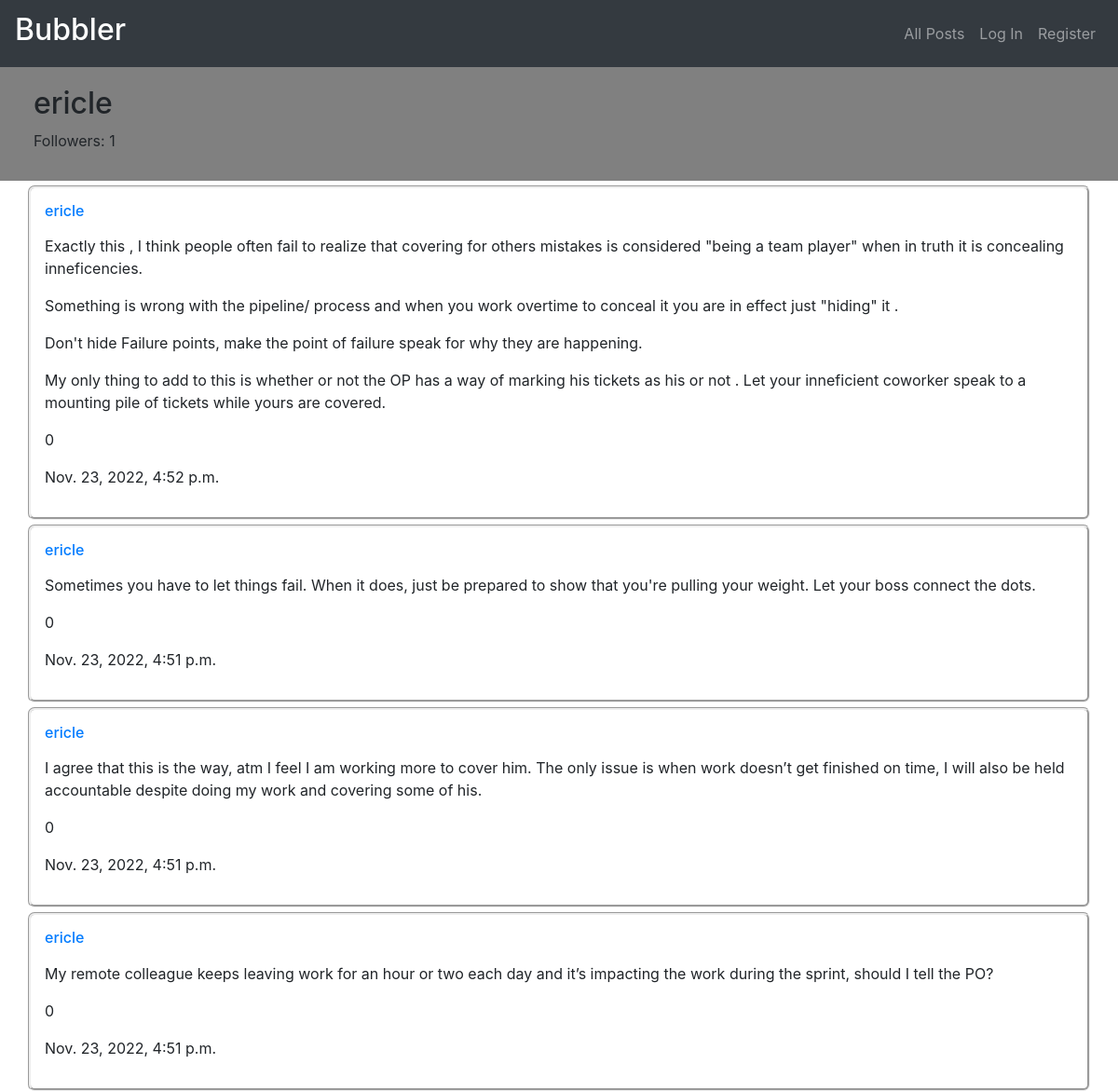
The app's page /profile/1 with its own data.
### network/models.py (models this page shows, shortened)
class User(AbstractUser):
    time = models.DateTimeField(auto_now_add=True)

class Post(models.Model):
    poster = models.ForeignKey(User, on_delete=models.CASCADE, related_name='post')
    content = models.CharField(max_length=1300)
    likes = models.IntegerField()
    time = models.DateTimeField(auto_now_add=True)

### network/views.py (the view)
# urls.py: path("profile/<str:id>", views.profile, name="profile"),
def profile(request, id):
    profile = User.objects.get(pk=id)
    posts = profile.post.order_by("-time")
    is_following = False
    if request.user.is_authenticated:
        for following in request.user.followers.all():
            if profile == following.follow:
                is_following = True
    return render(request, "network/profile.html", {
        "profile": profile,
        "posts": posts,
        "is_following": is_following
    })

### network/templates/network/profile.html (shortened to what this page needs)
{% extends "network/layout.html" %}
{% block body %}
    <div  style="padding-top: 20px; padding-bottom: 15px; padding-left: 3%; background-color: gray;">
        <h2>{{ profile.username }}</h2>
        <p>Followers: {{ profile.following.count }}</p>
    </div>
    {% for post in posts.all %}
    <div class="container" style="margin-top: 5px; padding: 15px; border-style:groove; border-radius: 7px;">
        <h6><a href="{% url 'profile' post.poster.id %}">{{ post.poster.username }}</a></h6>
        <p>{{ post.content | linebreaks }}</p>
        <p>{{ post.likes }}</p>
        <p>{{ post.time }}</p>
    </div>
    {% endfor %}
{% endblock %}

### records on screen
User: username "ericle", following.count "1"
Post: poster.username "ericle", content "Exactly this , I think people often fail to realize that covering for others mistakes is considered \"being a team player\" when in truth it is concealing inneficencies. Something is wrong with the pipeline/ process and when you work overtime to conceal it you are in effect just \"hiding\" it . Don't hide Failure points, make the point of failure speak for why they are happening. My only thing to add to this is whether or not the OP has a way of marking his tickets as his or not . Let your inneficient coworker speak to a mounting pile of tickets while yours are covered.", likes "0", time "Nov. 23, 2022, 4:52 p.m."
Post: poster.username "ericle", content "Sometimes you have to let things fail. When it does, just be prepared to show that you're pulling your weight. Let your boss connect the dots.", likes "0", time "Nov. 23, 2022, 4:51 p.m."
Post: poster.username "ericle", content "I agree that this is the way, atm I feel I am working more to cover him. The only issue is when work doesn’t get finished on time, I will also be held accountable despite doing my work and covering some of his.", likes "0", time "Nov. 23, 2022, 4:51 p.m."
Post: poster.username "ericle", content "My remote colleague keeps leaving work for an hour or two each day and it’s impacting the work during the sprint, should I tell the PO?", likes "0", time "Nov. 23, 2022, 4:51 p.m."
